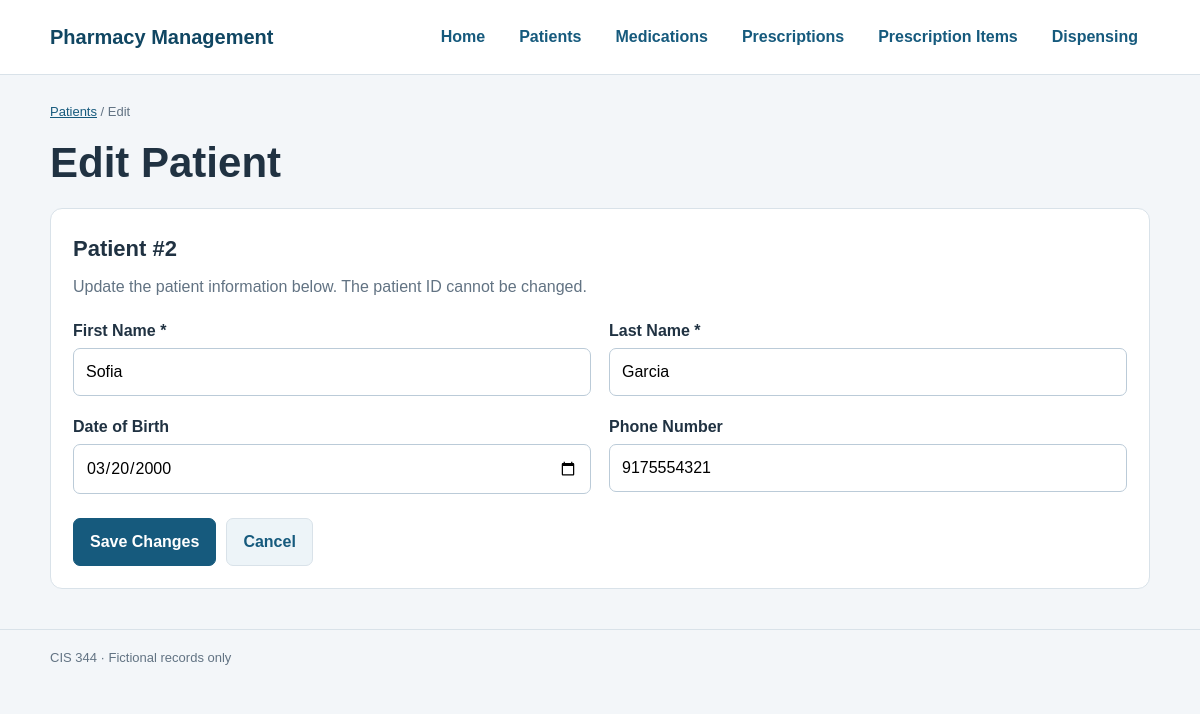
The page /pharmacy-prescription-mgmt/public/edit_patient.php?id=2 on the database its author committed.
### tables this page shows
CREATE TABLE patients (
    patient_id INT AUTO_INCREMENT PRIMARY KEY,
    first_name VARCHAR(50) NOT NULL,
    last_name VARCHAR(50) NOT NULL,
    date_of_birth DATE,
    phone VARCHAR(20)
);

### pharmacy-prescription-mgmt/app/patient_web_helpers.php (called while the page is built, shortened)
<?php
function patientHtml(mixed $value): string
{
    return htmlspecialchars(
        (string) ($value ?? ''),
        ENT_QUOTES | ENT_SUBSTITUTE,
        'UTF-8'
    );
}
function patientValidId(mixed $rawId): ?int
{
    $id = filter_var(
        $rawId,
        FILTER_VALIDATE_INT,
        ['options' => ['min_range' => 1]]
    );
    return $id === false ? null : (int) $id;
}
function patientFormValues(array $source): array
{
    $fields = [
        'first_name',
        'last_name',
        'date_of_birth',
        'phone'
    ];
    $values = [];
    foreach ($fields as $field) {
        $raw = $source[$field] ?? '';
        $values[$field] = is_string($raw)
            ? trim($raw)
            : '';
    }
    return $values;
}

### pharmacy-prescription-mgmt/app/Patient.php (called while the page is built, shortened)
<?php
class Patient
{
    public static function findProfile(
        PDO $connection,
        int $patientId
    ): ?array {
        $sql = "SELECT patient_id, first_name, last_name,
                       date_of_birth, phone
                FROM patients
                WHERE patient_id = :patient_id";
        $statement = $connection->prepare($sql);
        $statement->execute([
            'patient_id' => $patientId
        ]);
        $patient = $statement->fetch(PDO::FETCH_ASSOC);
        return $patient === false ? null : $patient;
    }
}

### pharmacy-prescription-mgmt/public/edit_patient.php (the view, shortened to what this page needs)
<?php
require_once __DIR__ . '/../app/Patient.php';
require_once __DIR__ . '/../app/patient_web_helpers.php';
$id = patientValidId($_GET['id'] ?? null);
$values = patientFormValues([]);
$errors = [];
$profile = null;
if ($id === null) {
    http_response_code(400);
    $errors[] = 'Invalid patient ID.';
} else {
    try {
        $connection = (new Database())->getConnection();
        $profile = Patient::findProfile(
            $connection,
            $id
        );
        if ($profile === null) {
            http_response_code(404);
            $errors[] = 'Patient not found.';
        } else {
            $values = patientFormValues($profile);
        }
    } catch (InvalidArgumentException $error) {
        $errors[] = $error->getMessage();
    } catch (Throwable $error) {
        error_log($error->getMessage());
        $errors[] = 'Unable to update patient information.';
    }
}
?>
<!DOCTYPE html>
<html lang="en">
<head>
    <link rel="stylesheet" href="css/style.css">
</head>
<body>
<header class="site-header">
    <div class="container header-content">
        <a class="brand" href="index.php">
            Pharmacy Management
        </a>
        <nav aria-label="Main navigation">
            <a href="index.php">Home</a>
            <a href="patients.php">Patients</a>
            <a href="medications.php">Medications</a>
            <a href="prescriptions.php">Prescriptions</a>
            <a href="prescription_items.php">Prescription Items</a>
            <a href="dispensings.php">Dispensing</a>
        </nav>
    </div>
</header>
<main class="container page-content">
    <p class="breadcrumb">
        <a href="patients.php">Patients</a> / Edit
    </p>
    <h1>Edit Patient</h1>
    <?php if ($profile !== null): ?>
        <section class="panel">
            <h2>
                Patient #<?= patientHtml($id) ?>
            </h2>
            <p class="muted">
                Update the patient information below.
                The patient ID cannot be changed.
            </p>
            <form
                method="post"
                action="edit_patient.php?id=<?= patientHtml($id) ?>"
            >
                <div class="form-grid">
                    <div class="form-field">
                        <label for="first_name">
                            First Name *
                        </label>
                        <input
                            type="text"
                            id="first_name"
                            name="first_name"
                            maxlength="50"
                            required
                            value="<?= patientHtml($values['first_name']) ?>"
                        >
                    </div>
                    <div class="form-field">
                        <label for="last_name">
                            Last Name *
                        </label>
                        <input
                            type="text"
                            id="last_name"
                            name="last_name"
                            maxlength="50"
                            required
                            value="<?= patientHtml($values['last_name']) ?>"
                        >
                    </div>
                    <div class="form-field">
                        <label for="date_of_birth">
                            Date of Birth
                        </label>
                        <input
                            type="date"
                            id="date_of_birth"
                            name="date_of_birth"
                            max="<?= date('Y-m-d') ?>"
                            value="<?= patientHtml($values['date_of_birth']) ?>"
                        >
                    </div>
                    <div class="form-field">
                        <label for="phone">
                            Phone Number
                        </label>
                        <input
                            type="tel"
                            id="phone"
                            name="phone"
                            maxlength="20"
                            value="<?= patientHtml($values['phone']) ?>"
                        >
                    </div>
                </div>
                <div class="form-actions">
                    <button
                        type="submit"
                        class="button button-primary">
                        Save Changes
                    </button>
                    <a
                        href="patient_details.php?id=<?= patientHtml($id) ?>"
                        class="button button-light">
                        Cancel
                    </a>
                </div>
            </form>
        </section>
    <?php else: ?>
        <p>
            <a href="patients.php">Back to Patients</a>
        </p>
    <?php endif; ?>
</main>
<footer class="site-footer">
    <div class="container">
        CIS 344 &middot; Fictional records only
    </div>
</footer>
</body>
</html>

### pharmacy-prescription-mgmt/public/css/style.css (style rules this page uses)
:root { --blue: #165a7d; --blue-dark: #104662; --page: #f3f6f9; --white: #ffffff; --text: #203242; --muted: #627383; --border: #d9e2e9; }
* { box-sizing: border-box; }
body { margin: 0; color: var(--text); background: var(--page); font-family: Arial, Helvetica, sans-serif; line-height: 1.6; }
a { color: var(--blue); }
.container { width: min(1100px, calc(100% - 36px)); margin: 0 auto; }
h1 { font-size: clamp(28px, 4vw, 42px); line-height: 1.2; margin: 6px 0 14px; }
h2 { font-size: 22px; margin: 0 0 8px; }
p { margin: 0 0 16px; }
.site-header { background: var(--white); border-bottom: 1px solid var(--border); }
.header-content { display: flex; justify-content: space-between; align-items: center; gap: 20px; padding: 16px 0; }
.brand { color: var(--blue-dark); font-size: 20px; font-weight: bold; text-decoration: none; }
nav { display: flex; gap: 10px; flex-wrap: wrap; }
nav a { padding: 8px 12px; font-weight: bold; text-decoration: none; border-radius: 6px; }
.button { display: inline-block; padding: 10px 16px; border: 1px solid var(--border); border-radius: 7px; text-decoration: none; font: inherit; font-weight: bold; cursor: pointer; }
.button-primary { color: white; background: var(--blue); border-color: var(--blue); }
.button-light { background: #edf4f8; color: var(--blue); }
.card, .panel { background: var(--white); border: 1px solid var(--border); border-radius: 12px; padding: 22px; }
.muted { color: var(--muted); }
.page-content { padding-top: 27px; }
.breadcrumb { font-size: 13px; color: var(--muted); }
.panel { margin-top: 19px; }
.form-grid { display: grid; grid-template-columns: repeat(2, minmax(0, 1fr)); gap: 18px; margin: 18px 0 24px; }
.form-field { flex: 1; min-width: 230px; }
label { display: block; font-weight: bold; margin-bottom: 5px; }
input { display: block; width: 100%; padding: 10px 12px; border: 1px solid #bbcbd8; border-radius: 7px; font: inherit; }
.form-actions { display: flex; align-items: center; gap: 10px; flex-wrap: wrap; }
.site-footer { border-top: 1px solid var(--border); margin-top: 40px; padding: 18px 0; color: var(--muted); font-size: 13px; }

### rows shown on the page
patients: first_name "Sofia", last_name "Garcia", date_of_birth "03/20/2000", phone "9175554321"

### other values the page prints
patientHtml($id) "2"
